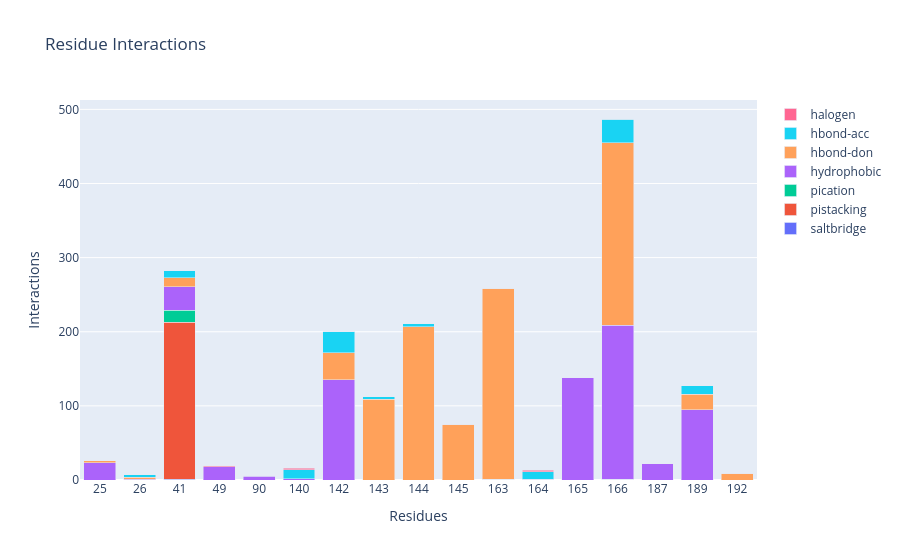

This figure's notebook cell:
### Markdown cell above
#### Barplot

### Code cell
fingerprint_barplot(fp_focused)

### Figure 1 — Plotly figure (JSON) as saved in the notebook; plotly's stock layout.template omitted (floating-point values rounded to 4 significant figures)
{"data": [{"name": "saltbridge", "type": "bar", "x": [25, 26, 41, 49, 90, 140, 142, 143, 144, 145, 163, 164, 165, 166, 187, 189, 192], "y": [0, 0, 1, 0, 0, 0, 0, 0, 0, 0, 1, 0, 0, 1, 0, 0, 0]}, {"name": "pistacking", "type": "bar", "x": [25, 26, 41, 49, 90, 140, 142, 143, 144, 145, 163, 164, 165, 166, 187, 189, 192], "y": [0, 0, 212, 0, 0, 0, 0, 0, 0, 0, 0, 0, 0, 0, 0, 0, 0]}, {"name": "pication", "type": "bar", "x": [25, 26, 41, 49, 90, 140, 142, 143, 144, 145, 163, 164, 165, 166, 187, 189, 192], "y": [0, 0, 16, 0, 0, 0, 0, 0, 0, 0, 0, 0, 0, 0, 0, 0, 0]}, {"name": "hydrophobic", "type": "bar", "x": [25, 26, 41, 49, 90, 140, 142, 143, 144, 145, 163, 164, 165, 166, 187, 189, 192], "y": [23, 1, 32, 18, 5, 2, 135, 0, 0, 0, 0, 1, 138, 208, 22, 95, 0]}, {"name": "hbond-don", "type": "bar", "x": [25, 26, 41, 49, 90, 140, 142, 143, 144, 145, 163, 164, 165, 166, 187, 189, 192], "y": [3, 3, 12, 0, 1, 0, 37, 109, 207, 75, 258, 0, 0, 246, 0, 21, 9]}, {"name": "hbond-acc", "type": "bar", "x": [25, 26, 41, 49, 90, 140, 142, 143, 144, 145, 163, 164, 165, 166, 187, 189, 192], "y": [0, 3, 9, 0, 0, 12, 28, 3, 4, 0, 0, 10, 0, 32, 0, 11, 0]}, {"name": "halogen", "type": "bar", "x": [25, 26, 41, 49, 90, 140, 142, 143, 144, 145, 163, 164, 165, 166, 187, 189, 192], "y": [0, 0, 0, 1, 0, 2, 0, 0, 0, 0, 0, 2, 0, 0, 0, 0, 0]}], "layout": {"autosize": true, "barmode": "stack", "title": {"text": "Residue Interactions"}, "xaxis": {"autorange": true, "range": [-0.5, 16.5], "title": {"text": "Residues"}, "type": "category"}, "yaxis": {"autorange": true, "range": [0, 512.6], "title": {"text": "Interactions"}, "type": "linear"}}}
